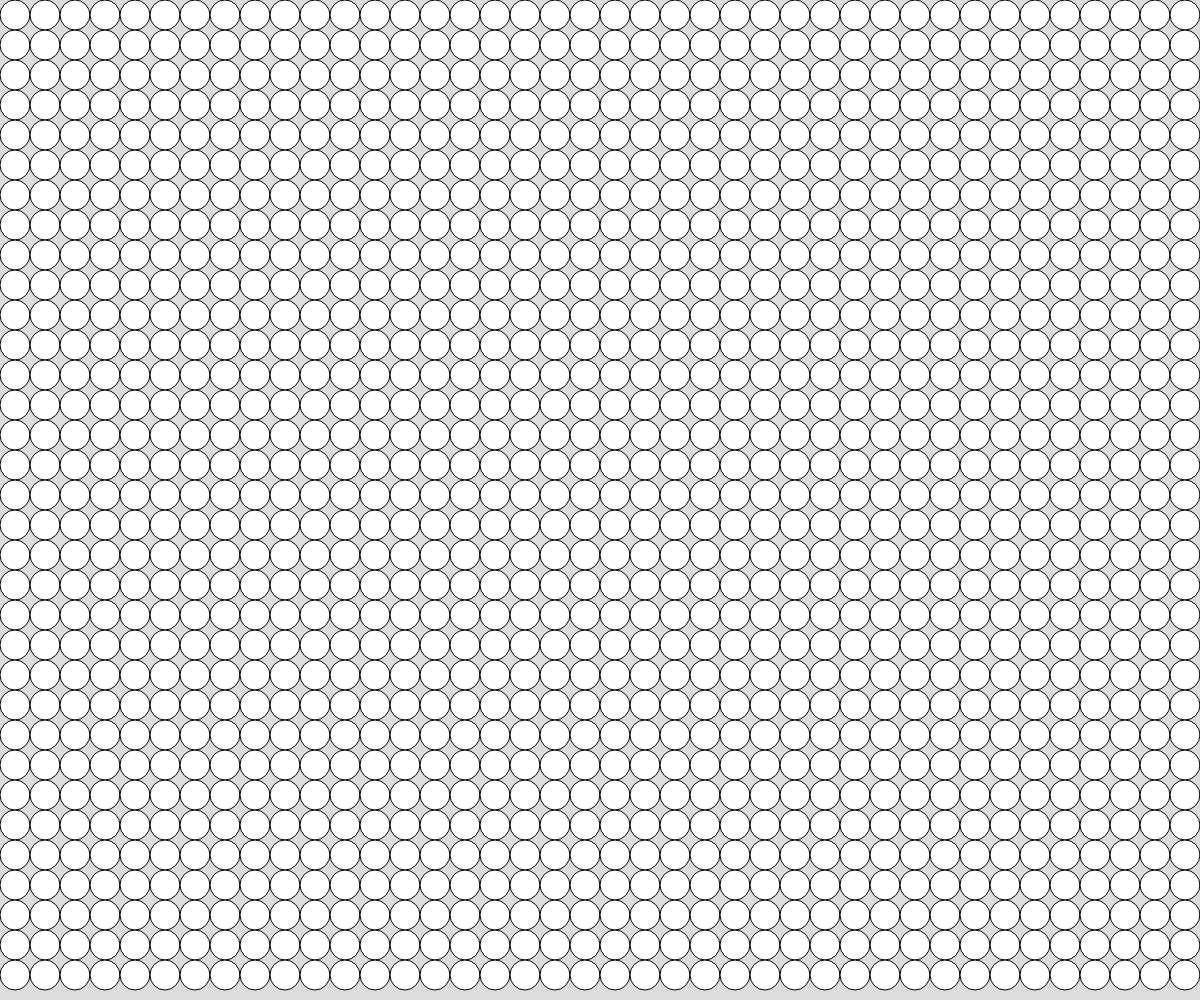
Frame 1 (no input)
Frame 60 (no input): identical to frame 1, image omitted
Frame 120 (the mouse pressed at the canvas centre since frame 60): identical to frame 1, image omitted

The p5.js sketch that drew this single still picture (run headless with seeded random() and noise() and a simulated clock; from frame 60 on, the mouse is pressed at the canvas centre):

// p5.js sketch
// ── sketch.js
// Project Title
// Your Name
// Date
//
// Extra for Experts:
// - describe what you did to take this project "above and beyond"

let gridSpacing = 30;

function setup() {
  createCanvas(windowWidth, windowHeight);
  ellipseMode(CENTER);
}

function mouseClicked(){
  circleGrid();
}

function circleGrid() {
  for (let y = gridSpacing / 2; y < height; y += gridSpacing) {
    for (let x = gridSpacing / 2; x < width; x += gridSpacing) {
      let size = random(gridSpacing * 0.8, gridSpacing * 1.3);
      ellipse(x, y, gridSpacing, gridSpacing);
    }
  }
}



function draw() {
  background(220);
  circleGrid();
}
